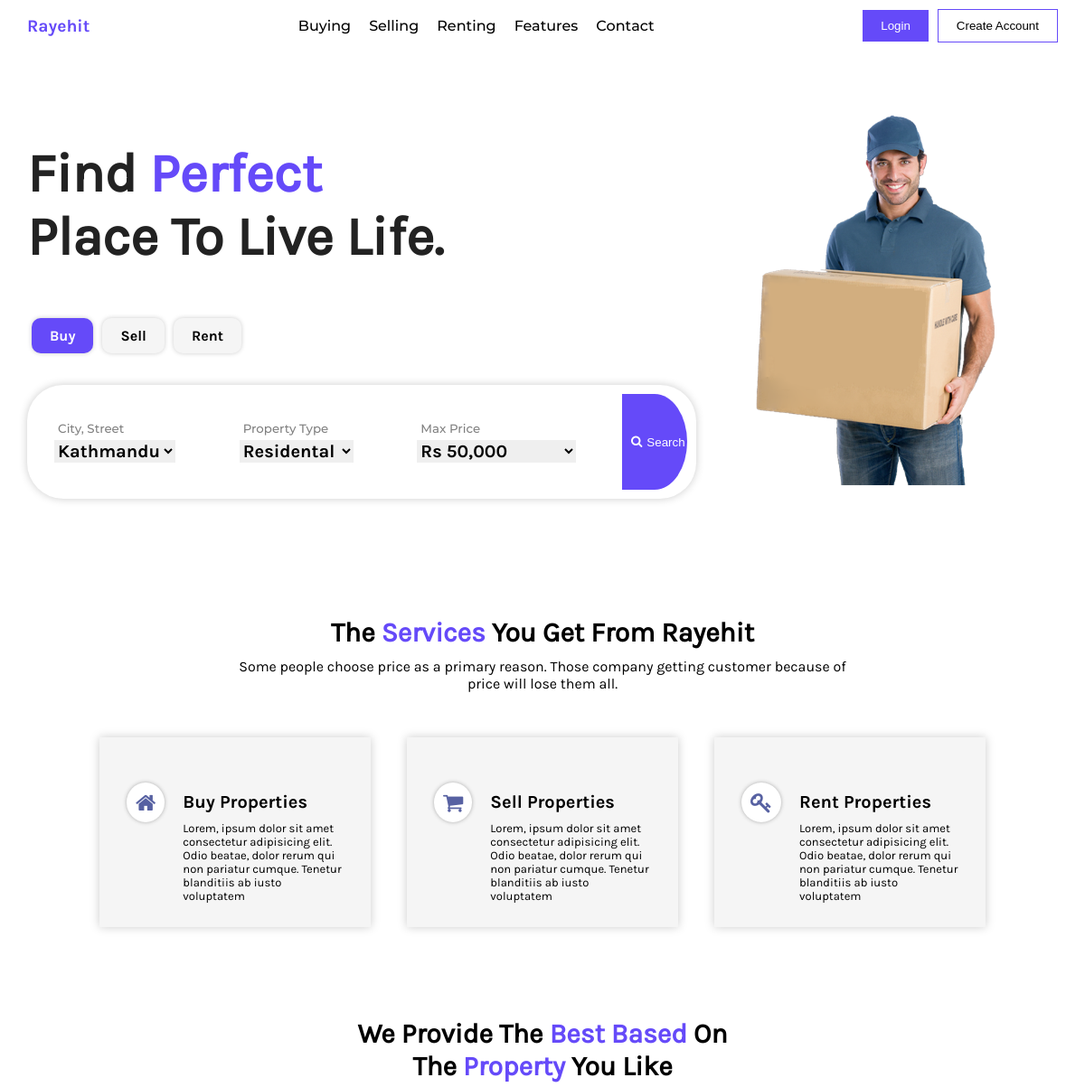
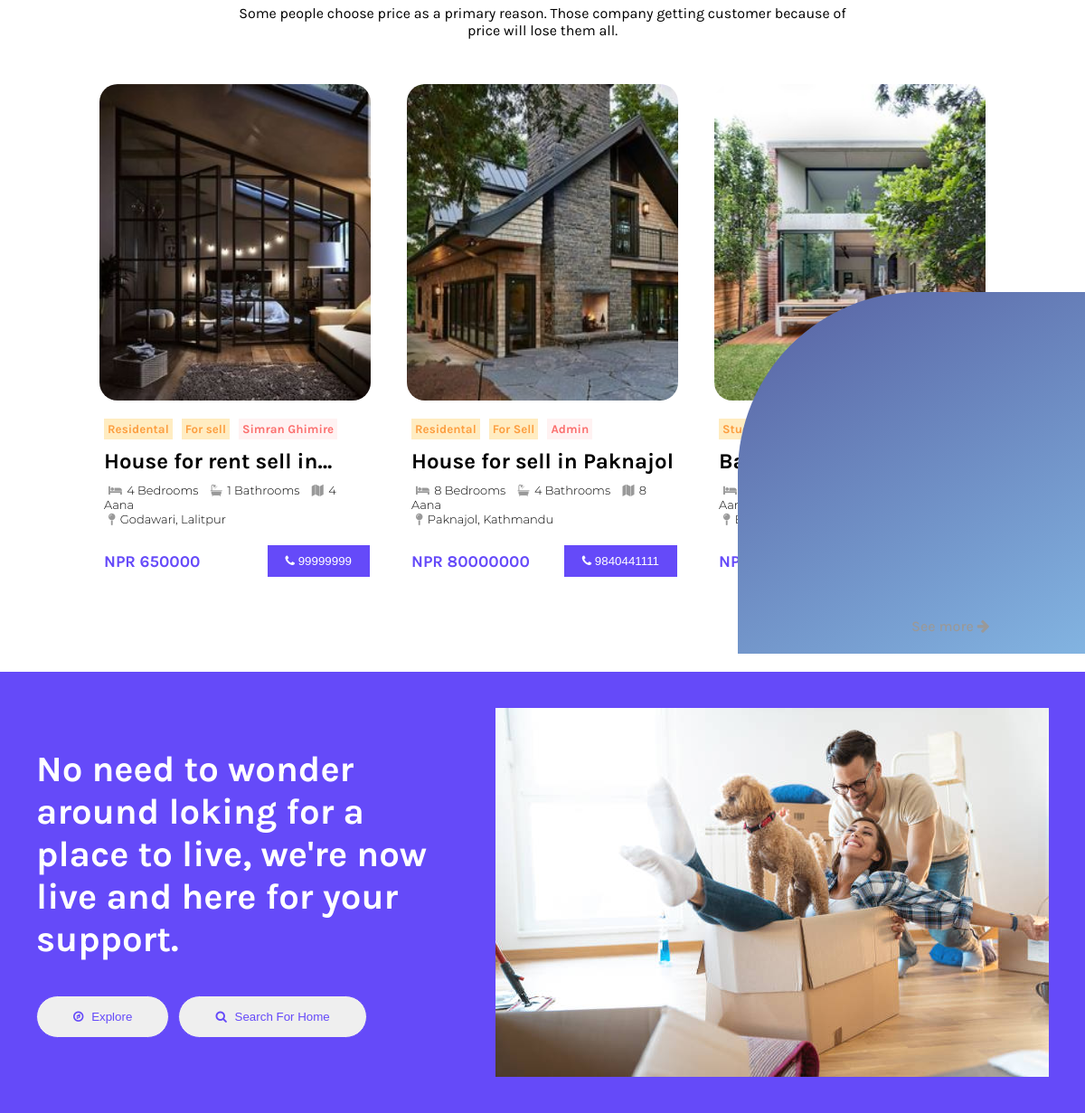
The page / on the database its author committed (2 pictures, top to bottom).
### tables this page shows
CREATE TABLE `properties` (
  `id` int(11) NOT NULL,
  `name` varchar(255) NOT NULL,
  `location` varchar(255) NOT NULL,
  `bed` int(11) NOT NULL,
  `bath` int(11) NOT NULL,
  `area` int(11) NOT NULL,
  `img` varchar(50) NOT NULL,
  `type` varchar(25) DEFAULT NULL,
  `price` int(11) DEFAULT NULL,
  `status` varchar(25) DEFAULT NULL,
  `uid` int(11) DEFAULT NULL
);

CREATE TABLE `registration` (
  `id` int(11) NOT NULL,
  `username` varchar(255) NOT NULL,
  `mobile` varchar(255) NOT NULL,
  `email` varchar(255) NOT NULL,
  `password` varchar(255) NOT NULL
);

### services.php (called while the page is built, shortened)
<?php
    function getAllPropertyType($mysqli){
        $types = array();
        $sql = "select * from propertytype";
        if ($data = $mysqli->query($sql)) {
            if ($data->num_rows > 0) {
                while ($t = $data->fetch_assoc()) {
                    array_push($types,$t['type']);
                }
            }else{
                array_push($types,"No Data");
            }
        }else{
            array_push($types,"No Data");
        }
        return $types;
    }
function getUserFromId($conn,$uid){
    $sql = "Select * from registration where id = $uid";
    $lister = null;
    if ($data=$conn->query($sql)) {
        while ($row = $data->fetch_assoc()) {
            $lister = new User($row['id'],$row['username'],$row['mobile'],$row['email']);
        }
    }
    return $lister;
}
?>

### classes/User.php (called while the page is built, shortened)
<?php
    class User{
        function __construct($id,$name,$mobile,$email){
            $this->name = $name;
            $this->mobile = $mobile;
        }
    }
?>

### partials/featured.php (the view)
<?php
    function getFeaturedCard($mysqli,$img,$status,$type,$title,$numbed,$location,$numbath,$land,$price,$uid){
        $lister = getUserFromId($mysqli,$uid);
        if ($lister==null) {
            $phone = "9840441111";
            $seller = "Admin";
        }else{
            $phone = $lister->mobile;
            $seller = $lister->name;
        }
       return "
       <div class='featuredcard'>
    <div class='image'>
        <img src='$img'>
    </div>
    <div class='featuredtext'>
        <div class='typerow'>
            <div class='propertytype small kbold'>
                $type
            </div>
            <div class='propertytype small kbold'>
                For $status
            </div>
            <div class='propertytype small kbold'>
                $seller
            </div>
        </div>
        <div title='$title' class='title kbold'>
            $title
        </div>
        <div class='others mlight smalltext'>
            <span>
                <i class='fa fa-bed'></i> $numbed Bedrooms
            </span>
            <span>
                <i class='fa fa-bathtub'></i> $numbath Bathrooms
            </span>
            <span>
                <i class='fa fa-map'></i> $land Aana
            </span>
            <br>
            <span>
                <i class='fa fa-map-pin'></i> $location
            </span>
        </div>
        <div class='pricesection'>
            <div class='primarytext kbold largetext'>
                NPR $price
            </div>
            <div class='buttons kbold'>
                <button class='primarybtn'>
                <i class='fa fa-phone'></i>
                $phone
                </button>
            </div>
        </div>
    </div>
</div>
       ";
    }
?>

### index.php (shortened to what this page needs)
<?php
    include './partials/featured.php';
    require './db/connect.php';
    require './services.php';
    include './classes/User.php';
?>
<!DOCTYPE html>
<html lang="en">
    <head>
        <link rel="stylesheet" href="./css/style.css" />
        <link rel="stylesheet" href="./css/featuredcard.css">
    </head>
    <body>
        <?php include './partials/nav.php'?>
        <section class="landing">
            <div class="textSection kregular">
                <div class="large-title">
                    Find <span class="primarytext">Perfect</span> Place To Live Life.
                </div>
                <div class="tabs kbold">
                    <div class="tab selected">
                        Buy
                    </div>
                    <div class="tab">
                        Sell
                    </div>
                    <div class="tab">
                        Rent
                    </div>
                </div>
                <div class="searchbar">
                    <form action="explore.php" method="get">
                        <div class="inputgroup">
                            <div class="label mmedium">
                                City, Street
                            </div>
                            <select class="kbold" name="location" id="">
                                <option value="kathmandu">Kathmandu</option>
                            </select>
                        </div>
                        <div class="inputgroup">
                            <div class="label mmedium">
                                Property Type
                            </div>
                            <select class="kbold" name="type" id="">
                                <?php
                                    $types = getAllPropertyType($mysqli);
                                    foreach ($types as $type) {
                                        echo "
                                            <option value='$type'>$type</option>
                                        ";
                                    }
                                ?>
                            </select>
                        </div>
                        <div class="inputgroup">
                            <div class="label mmedium">
                                Max Price
                            </div>
                            <select class="kbold" name="maxprice" id="">
                                <option value="50000">Rs 50,000</option>
                            </select>
                        </div>
                        <button class="searchbtn">
                            <i class="fa fa-search"></i>
                            Search
                        </button>
                    </form>
                </div>
            </div>
            <div class="imageSection">
                <img src="./img/mover.png">
                <div class="decoy-gradiant">
                </div>
            </div>
        </section>
        <section class="services">
            <div class="sectiontitle kregular">
                The <span class="primarytext">Services</span> You Get From Rayehit
            </div>
            <div class="subtitle kregular">
                <span class="wrapper">
                    Some people choose price as a primary reason. Those company getting customer because of
                    <br> price will
                    lose
                    them all.
                </span>
            </div>
            <div class="row cards">
                <div onclick="window.open('./explore.php','_self')" class="card">
                    <div class="cardicon">
                        <i class="fa fa-home"></i>
                    </div>
                    <div class="des">
                        <div class="card-title kbold">
                            Buy Properties
                        </div>
                        <div class="card-body kregular">
                            Lorem, ipsum dolor sit amet consectetur adipisicing elit. Odio beatae, dolor rerum qui non
                            pariatur cumque. Tenetur blanditiis ab iusto voluptatem
                        </div>
                    </div>
                </div>
                <div onclick="window.open('./sellerdb.php','_self')" class="card">
                    <div class="cardicon">
                        <i class="fa fa-shopping-cart"></i>
                    </div>
                    <div class="des">
                        <div class="card-title kbold">
                            Sell Properties
                        </div>
                        <div class="card-body kregular">
                            Lorem, ipsum dolor sit amet consectetur adipisicing elit. Odio beatae, dolor rerum qui non
                            pariatur cumque. Tenetur blanditiis ab iusto voluptatem
                        </div>
                    </div>
                </div>
                <div onclick="window.open('./explore.php','_self')" class="card">
                    <div class="cardicon">
                        <i class="fa fa-key"></i>
                    </div>
                    <div class="des">
                        <div class="card-title kbold">
                            Rent Properties
                        </div>
                        <div class="card-body kregular">
                            Lorem, ipsum dolor sit amet consectetur adipisicing elit. Odio beatae, dolor rerum qui non
                            pariatur cumque. Tenetur blanditiis ab iusto voluptatem
                        </div>
                    </div>
                </div>
            </div>
        </section>
        <section class="services">
            <div class="sectiontitle kregular">
                We Provide The <span class="primarytext">Best Based</span> On <br> The <span
                    class="primarytext">Property</span> You Like
            </div>
            <div class="subtitle kregular">
                <span class="wrapper">
                    Some people choose price as a primary reason. Those company getting customer because of
                    <br> price will
                    lose
                    them all.
                </span>
            </div>
            <div class="row cards">
                <?php
                    $query = "Select * from properties order by id desc limit 3";
                    if ($data=$mysqli->query($query)) {
                        while ($row = $data->fetch_assoc()) {
                            echo getFeaturedCard(
                                $mysqli,
                                $row['img'],
                                $row['status'],
                                $row['type'],
                                $row['name'],
                                $row['bed'],
                                $row['location'],
                                $row['bath'],
                                $row['area'],
                                $row['price'],
                                $row['uid']
                            );
                        }
                    }
                ?>
            </div>
            <div onclick="window.open('./explore.php','_self')" class="seemore kmedium">
                See more <i class="fa fa-arrow-right"></i>
            </div>
        </section>
        <section class="footer">
            <div class="text kbold">
                No need to wonder around loking for a place to live, we're now live and here for your support.
                <div class="footer-btns">
                    <button onclick="window.open('./explore.php','_self')" class="">
                        <i class="fa fa-compass"></i>
                        Explore
                    </button>
                    <button>
                        <i class="fa fa-search"></i>
                        Search For Home
                    </button>
                </div>
            </div>
            <div class="img">
                <img src="./img/bg.jpg" alt="" srcset="">
            </div>
        </section>
    </body>
</html>

### rows shown on the page
properties: img (picture), type "Residental", status "sell", uid.username "Simran Ghimire", name "House for rent sell…", bed "4", bath "1", area "4", location "Godawari, Lalitpur", price "650000", uid.mobile "99999999"
properties: img (picture), type "Residental", status "Sell", seller "Admin", name "House for sell in Paknajol", bed "8", bath "4", area "8", location "Paknajol, Kathmandu", price "80000000", phone "9840441111"
properties: img (picture), type "Studio", name "Banasthali maa…", location "Banasthali, Kathmandu"

### other values the page prints
form field type "Residental"
